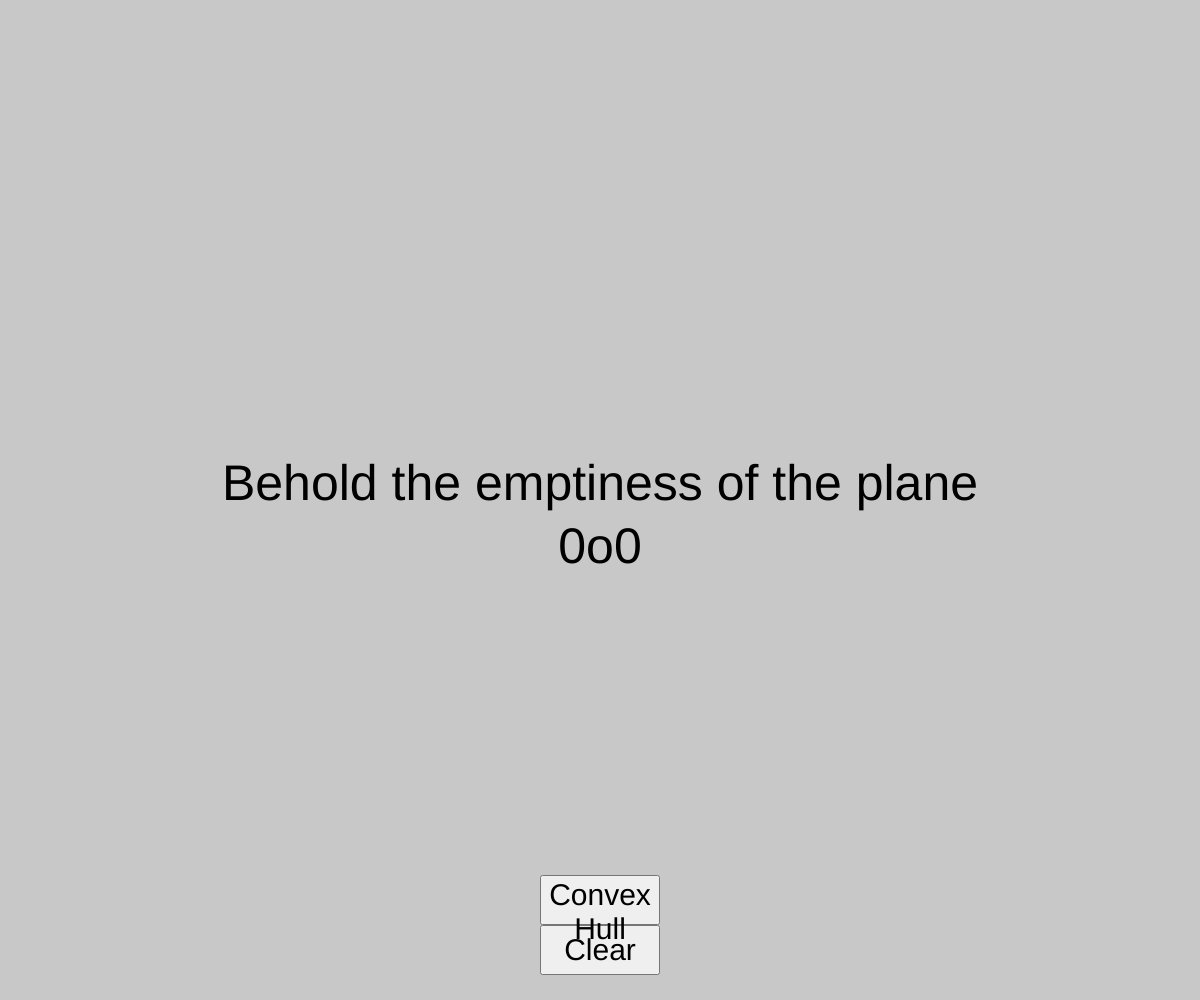
Frame 1 (no input)
Frame 60 (no input): identical to frame 1, image omitted
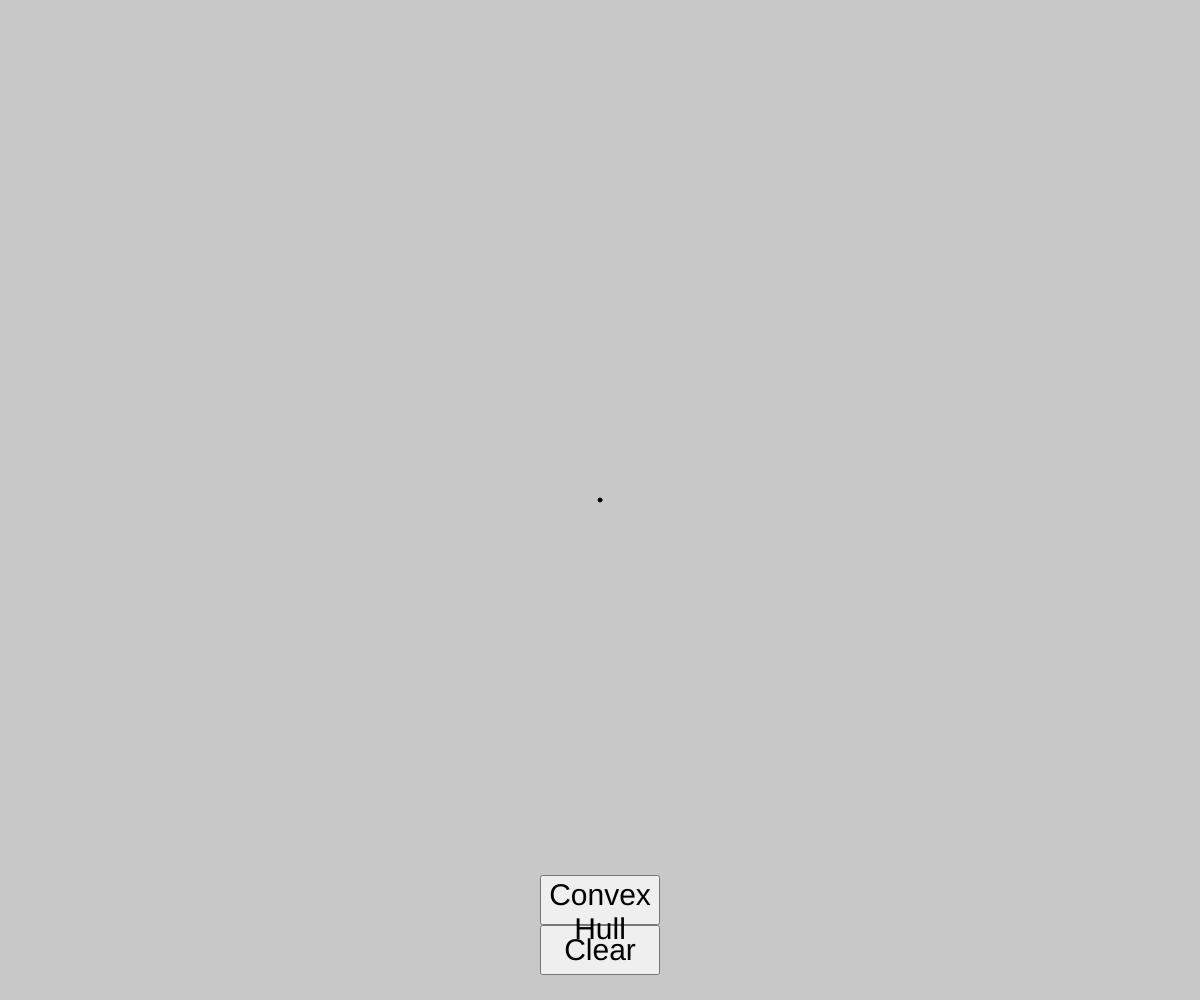
Frame 120 (the mouse pressed at the canvas centre since frame 60)

The p5.js sketch that drew these frames (run headless with seeded random() and noise() and a simulated clock; from frame 60 on, the mouse is pressed at the canvas centre):

// p5.js sketch
// ── sketch.js
/* eslint-disable no-undef, no-unused-vars */

function orientation_determinant(a, b, c) {
	// > 0 is RIGHT, < 0 is LEFT, = 0 is colinear
	return (b.x * c.y) - (a.x * c.y) + (a.x * b.y) - (b.y * c.x) + (a.y * c.x) - (a.y * b.x);
}

class Shape{
	draw(){}
}

class Point extends Shape {
	constructor(x, y) {
		super();
		this.x = x;
		this.y = y;
	}
	draw() {
		ellipse(this.x, this.y, 4, 4);
	}
        distance(p) {
                return Math.sqrt(Math.pow(this.x - p.x, 2) + Math.pow(this.y - p.y, 2));
        }
        leftRadialComparator(a, b) {
                //Answers to : Is a more at left than b ?
                let od = orientation_determinant(this, a, b);
                if (od > 0) {
                        return true;
                }
                if (od == 0) {
                        return this.distance(a) > this.distance(b);
                }
                return false;
        }
}

class Line extends Shape {
	constructor(a, b) {
		super();
		this.a = a;
		this.b = b;
	}
	draw() {
		line(this.a.x, this.a.y, this.b.x, this.b.y);
	}
}

class Triangle extends Shape {
	constructor(a, b, c) {
		super();
		this.a = a;
		this.b = b;
		this.c = c;
	}
	draw() {
		line(this.a.x, this.a.y, this.b.x, this.b.y);
		line(this.b.x, this.b.y, this.c.x, this.c.y);
		line(this.c.x, this.c.y, this.a.x, this.a.y);
	}
	pointInTriangle(p) {
		const ab = orientation_determinant(this.a, this.b, p);
		const bc = orientation_determinant(this.b, this.c, p);
		const ca = orientation_determinant(this.c, this.a, p);
		return (ab >= 0 && bc >= 0 && ca >= 0) || (ab <= 0 && bc <= 0 && ca <= 0);
	}
}

function center(points_list) {
	let x = 0;
	let y = 0;
	for (i in points_list) {
		x += points_list[i].x;
		y += points_list[i].y;
	}
	x /= points_list.length;
	y /= points_list.length;
	return new Point(x, y);
}

function boolMap(list, default_value) {
	let map = new Map();
	for (i in list) {
		map.set(list[i], default_value);
	}
	return map;
}

function findExtremePoints(points, map) {
	for (a in points) {
		for (b in points) {
			for (c in points) {
				for (d in points) {
					if (map.get(points[d]) || a == b || a == c || a == d || b == c || b == d || c == d) {
						continue;
					}
					if (new Triangle(points[a], points[b], points[c]).pointInTriangle(points[d])) {
						map.set(points[d], true);
					}
				}
			}
		}
	}
}

function findMinimalX(points) {
	let minX = points[0];
	for (i of points) {
		if (i.x < minX.x) {
			minX = i;
		}
	}
	return minX;
}

var points = [];
var isPointsCH = false;

function reset() {
	points = [];
	isPointsCH = false;
}

function makeConvexHull() {
	let map = boolMap(points, false);
	
	findExtremePoints(points, map);
	
	points = points.filter((x) => !map.get(x));
	
	let minX = findMinimalX(points);
	
	points = points.filter((x) => x !== minX);
	points.sort(minX.leftRadialComparator.bind(minX));
	points.unshift(minX);
	
	isPointsCH = true;
}

function setup() {
	let c = createCanvas(windowWidth, windowHeight);
	c.mousePressed(onMousePressed);

	fill("black");
	textSize(50);
	textAlign(CENTER);

	button = createButton("Clear");
	button.style('font-size', '30px');
	button.size(2*windowWidth/20, windowHeight/20);
	button.position(windowWidth/2 - button.width/2, 19*windowHeight/20 - button.height/2);
	button.style('cursor', 'pointer');
	button.mousePressed(reset);

	ch_button = createButton("Convex Hull");
	ch_button.style('font-size', '30px');
	ch_button.size(2*windowWidth/20, windowHeight/20);
	ch_button.position(windowWidth/2 - button.width/2, 18*windowHeight/20 - button.height/2);
	ch_button.style('cursor', 'pointer');
	ch_button.mousePressed(makeConvexHull);
}

function draw() {
	background(200);
	if (points.length == 0) {
		text("Behold the emptiness of the plane\n0o0", windowWidth/2, windowHeight/2);
		return;
	}

	for (i in points) {
		points[i].draw();
	}
	if (!isPointsCH) {
		return;
	}
	for (let i = 0; i < points.length; i++) {
		a = points[i];
		b = points[(i + 1) % points.length];
		line(a.x, a.y, b.x, b.y);
	}
	ch_center = center(points);
	text("Convex Hull !!!\n\\*w*/", ch_center.x, ch_center.y);
}

function onMousePressed() {
	if (isPointsCH) {
		reset();
	}
	for (i in points) {
		if (points[i].x == mouseX && points[i].y == mouseY) {
			return;
		}
	}
	points.push(new Point(mouseX, mouseY));
}

// This Redraws the Canvas when resized
windowResized = function () {
	resizeCanvas(windowWidth, windowHeight);
};
